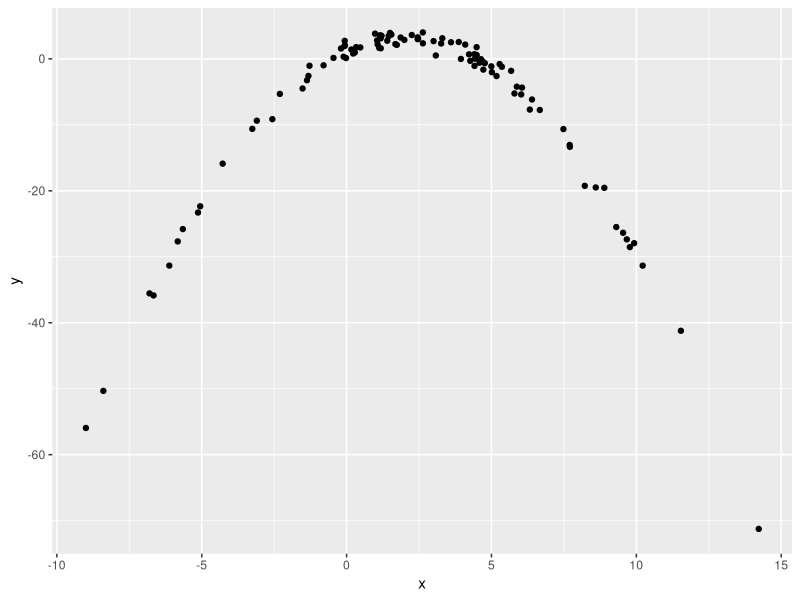

Source code (R):
## ---- chunk 1
library(tidyverse)

df = tibble(
  x = rnorm(100,2,5),
  y = 1+2*x - .5*x ^2+rnorm(100)
)
df |> 
  ggplot(aes(x = x , y = y)) +
  geom_point()
